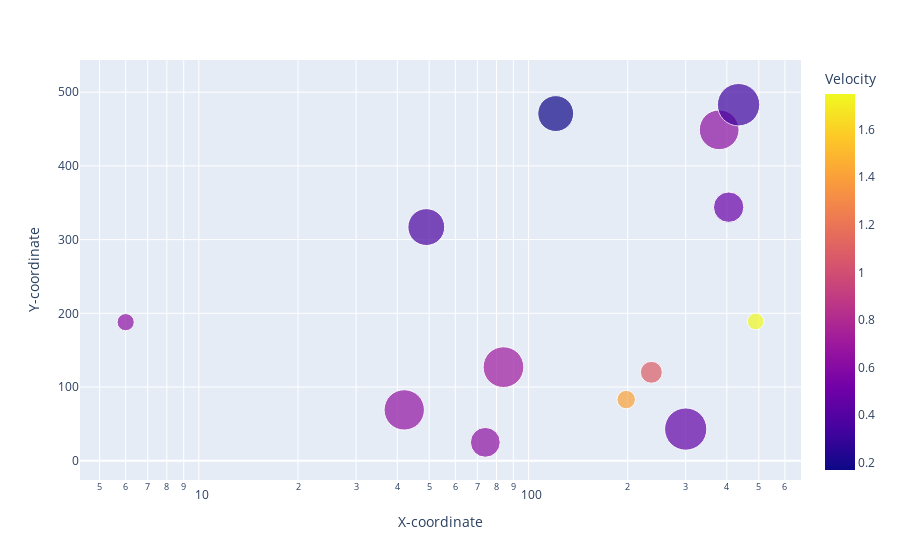

Write notebook code for a chart like this one.
### Code cell
#inital positions
fig = px.scatter(bodies, x="X-coordinate", y="Y-coordinate", color="Velocity",
                 size="Mass", log_x=True, size_max=30)

fig.show()

### Figure 1 — Plotly figure (JSON) as saved in the notebook; plotly's stock layout.template omitted (floating-point values rounded to 4 significant figures)
{"data": [{"hovertemplate": "X-coordinate=%{x}<br>Y-coordinate=%{y}<br>Mass=%{marker.size}<br>Velocity=%{marker.color}<extra></extra>", "legendgroup": "", "marker": {"color": [0.63, 0.33, 0.36, 1.75, 0.63, 0.65, 1.08, 0.64, 0.17, 0.7, 0.48, 0.46, 1.41], "coloraxis": "coloraxis", "size": [16.38, 18.66, 14.08, 2.87, 9.22, 16.88, 4.98, 3.07, 13.34, 17.21, 9.58, 18.52, 3.54], "sizemode": "area", "sizeref": 0.02073, "symbol": "circle"}, "mode": "markers", "name": "", "orientation": "v", "showlegend": false, "type": "scatter", "x": [379, 434, 49, 489, 74, 42, 236, 6, 121, 84, 405, 300, 198], "xaxis": "x", "y": [449, 483, 317, 189, 25, 69, 120, 188, 471, 127, 344, 43, 83], "yaxis": "y"}], "layout": {"coloraxis": {"colorbar": {"title": {"text": "Velocity"}}, "colorscale": [[0, "#0d0887"], [0.1111, "#46039f"], [0.2222, "#7201a8"], [0.3333, "#9c179e"], [0.4444, "#bd3786"], [0.5556, "#d8576b"], [0.6667, "#ed7953"], [0.7778, "#fb9f3a"], [0.8889, "#fdca26"], [1, "#f0f921"]]}, "legend": {"itemsizing": "constant", "tracegroupgap": 0}, "margin": {"t": 60}, "xaxis": {"anchor": "y", "domain": [0, 1], "title": {"text": "X-coordinate"}, "type": "log"}, "yaxis": {"anchor": "x", "domain": [0, 1], "title": {"text": "Y-coordinate"}}}}
